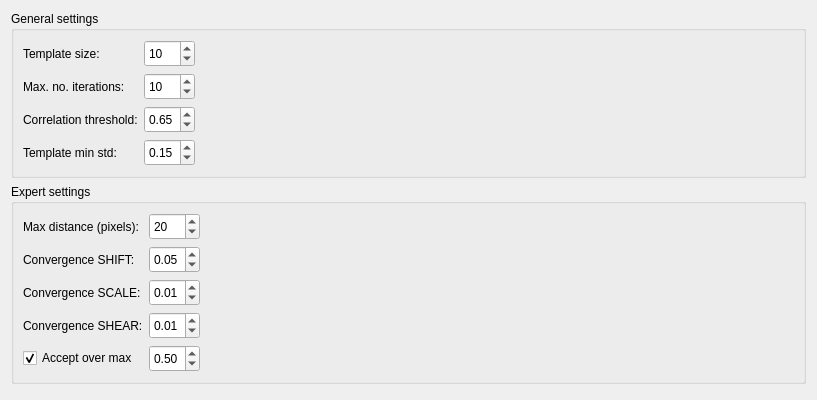
     <widget class="QWidget" name="tab_3">
      <attribute name="title">
       <string>Least-Squares Matching</string>
      </attribute>
      <layout class="QGridLayout" name="gridLayout_3">
       <item row="0" column="0">
        <widget class="QGroupBox" name="groupBox">
         <property name="title">
          <string>General settings</string>
         </property>
         <layout class="QGridLayout" name="gridLayout">
          <item row="0" column="0">
           <widget class="QLabel" name="label">
            <property name="text">
             <string>Template size:</string>
            </property>
           </widget>
          </item>
          <item row="0" column="1">
           <widget class="QSpinBox" name="spinBox3">
            <property name="minimumSize">
             <size>
              <width>0</width>
              <height>27</height>
             </size>
            </property>
            <property name="maximumSize">
             <size>
              <width>55</width>
              <height>27</height>
             </size>
            </property>
            <property name="minimum">
             <number>7</number>
            </property>
            <property name="maximum">
             <number>50</number>
            </property>
            <property name="value">
             <number>10</number>
            </property>
           </widget>
          </item>
          <item row="0" column="2">
           <spacer name="horizontalSpacer_3">
            <property name="orientation">
             <enum>Qt::Horizontal</enum>
            </property>
            <property name="sizeHint" stdset="0">
             <size>
              <width>446</width>
              <height>24</height>
             </size>
            </property>
           </spacer>
          </item>
          <item row="1" column="0">
           <widget class="QLabel" name="label_2">
            <property name="text">
             <string>Max. no. iterations:</string>
            </property>
           </widget>
          </item>
          <item row="1" column="1">
           <widget class="QSpinBox" name="spinBox4">
            <property name="minimumSize">
             <size>
              <width>0</width>
              <height>27</height>
             </size>
            </property>
            <property name="maximumSize">
             <size>
              <width>55</width>
              <height>27</height>
             </size>
            </property>
            <property name="minimum">
             <number>7</number>
            </property>
            <property name="maximum">
             <number>50</number>
            </property>
            <property name="value">
             <number>10</number>
            </property>
           </widget>
          </item>
          <item row="1" column="2">
           <spacer name="horizontalSpacer_4">
            <property name="orientation">
             <enum>Qt::Horizontal</enum>
            </property>
            <property name="sizeHint" stdset="0">
             <size>
              <width>446</width>
              <height>24</height>
             </size>
            </property>
           </spacer>
          </item>
          <item row="2" column="0">
           <widget class="QLabel" name="label_7">
            <property name="text">
             <string>Correlation threshold:</string>
            </property>
           </widget>
          </item>
          <item row="2" column="1">
           <widget class="QDoubleSpinBox" name="doubleSpinBox5">
            <property name="minimumSize">
             <size>
              <width>0</width>
              <height>27</height>
             </size>
            </property>
            <property name="minimum">
             <double>0.500000000000000</double>
            </property>
            <property name="maximum">
             <double>1.000000000000000</double>
            </property>
            <property name="singleStep">
             <double>0.010000000000000</double>
            </property>
            <property name="value">
             <double>0.650000000000000</double>
            </property>
           </widget>
          </item>
          <item row="2" column="2">
           <spacer name="horizontalSpacer_7">
            <property name="orientation">
             <enum>Qt::Horizontal</enum>
            </property>
            <property name="sizeHint" stdset="0">
             <size>
              <width>446</width>
              <height>24</height>
             </size>
            </property>
           </spacer>
          </item>
          <item row="3" column="0">
           <widget class="QLabel" name="label_8">
            <property name="text">
             <string>Template min std:</string>
            </property>
           </widget>
          </item>
          <item row="3" column="1">
           <widget class="QDoubleSpinBox" name="doubleSpinBox6">
            <property name="minimumSize">
             <size>
              <width>0</width>
              <height>27</height>
             </size>
            </property>
            <property name="minimum">
             <double>0.010000000000000</double>
            </property>
            <property name="maximum">
             <double>1.000000000000000</double>
            </property>
            <property name="singleStep">
             <double>0.010000000000000</double>
            </property>
            <property name="value">
             <double>0.150000000000000</double>
            </property>
           </widget>
          </item>
          <item row="3" column="2">
           <spacer name="horizontalSpacer_8">
            <property name="orientation">
             <enum>Qt::Horizontal</enum>
            </property>
            <property name="sizeHint" stdset="0">
             <size>
              <width>479</width>
              <height>18</height>
             </size>
            </property>
           </spacer>
          </item>
         </layout>
        </widget>
       </item>
       <item row="1" column="0">
        <widget class="QGroupBox" name="groupBox_2">
         <property name="minimumSize">
          <size>
           <width>0</width>
           <height>180</height>
          </size>
         </property>
         <property name="title">
          <string>Expert settings</string>
         </property>
         <layout class="QGridLayout" name="gridLayout_2">
          <item row="0" column="0">
           <widget class="QLabel" name="label_3">
            <property name="text">
             <string>Max distance (pixels):</string>
            </property>
           </widget>
          </item>
          <item row="0" column="1">
           <widget class="QSpinBox" name="spinBox7">
            <property name="minimumSize">
             <size>
              <width>0</width>
              <height>27</height>
             </size>
            </property>
            <property name="maximumSize">
             <size>
              <width>55</width>
              <height>27</height>
             </size>
            </property>
            <property name="minimum">
             <number>10</number>
            </property>
            <property name="maximum">
             <number>100</number>
            </property>
            <property name="value">
             <number>20</number>
            </property>
           </widget>
          </item>
          <item row="0" column="2">
           <spacer name="horizontalSpacer">
            <property name="orientation">
             <enum>Qt::Horizontal</enum>
            </property>
            <property name="sizeHint" stdset="0">
             <size>
              <width>443</width>
              <height>20</height>
             </size>
            </property>
           </spacer>
          </item>
          <item row="1" column="0">
           <widget class="QLabel" name="label_4">
            <property name="text">
             <string>Convergence SHIFT:</string>
            </property>
           </widget>
          </item>
          <item row="1" column="1">
           <widget class="QDoubleSpinBox" name="doubleSpinBox8">
            <property name="minimumSize">
             <size>
              <width>0</width>
              <height>27</height>
             </size>
            </property>
            <property name="minimum">
             <double>0.000000000000000</double>
            </property>
            <property name="maximum">
             <double>1.000000000000000</double>
            </property>
            <property name="singleStep">
             <double>0.010000000000000</double>
            </property>
            <property name="value">
             <double>0.050000000000000</double>
            </property>
           </widget>
          </item>
          <item row="1" column="2">
           <spacer name="horizontalSpacer_2">
            <property name="orientation">
             <enum>Qt::Horizontal</enum>
            </property>
            <property name="sizeHint" stdset="0">
             <size>
              <width>443</width>
              <height>20</height>
             </size>
            </property>
           </spacer>
          </item>
          <item row="2" column="0">
           <widget class="QLabel" name="label_5">
            <property name="text">
             <string>Convergence SCALE:</string>
            </property>
           </widget>
          </item>
          <item row="2" column="1">
           <widget class="QDoubleSpinBox" name="doubleSpinBox9">
            <property name="minimumSize">
             <size>
              <width>0</width>
              <height>27</height>
             </size>
            </property>
            <property name="minimum">
             <double>0.000000000000000</double>
            </property>
            <property name="maximum">
             <double>1.000000000000000</double>
            </property>
            <property name="singleStep">
             <double>0.010000000000000</double>
            </property>
            <property name="value">
             <double>0.010000000000000</double>
            </property>
           </widget>
          </item>
          <item row="2" column="2">
           <spacer name="horizontalSpacer_5">
            <property name="orientation">
             <enum>Qt::Horizontal</enum>
            </property>
            <property name="sizeHint" stdset="0">
             <size>
              <width>443</width>
              <height>20</height>
             </size>
            </property>
           </spacer>
          </item>
          <item row="3" column="0">
           <widget class="QLabel" name="label_6">
            <property name="text">
             <string>Convergence SHEAR:</string>
            </property>
           </widget>
          </item>
          <item row="3" column="1">
           <widget class="QDoubleSpinBox" name="doubleSpinBox10">
            <property name="minimumSize">
             <size>
              <width>0</width>
              <height>27</height>
             </size>
            </property>
            <property name="minimum">
             <double>0.000000000000000</double>
            </property>
            <property name="maximum">
             <double>1.000000000000000</double>
            </property>
            <property name="singleStep">
             <double>0.010000000000000</double>
            </property>
            <property name="value">
             <double>0.010000000000000</double>
            </property>
           </widget>
          </item>
          <item row="3" column="2">
           <spacer name="horizontalSpacer_6">
            <property name="orientation">
             <enum>Qt::Horizontal</enum>
            </property>
            <property name="sizeHint" stdset="0">
             <size>
              <width>443</width>
              <height>20</height>
             </size>
            </property>
           </spacer>
          </item>
          <item row="4" column="0">
           <widget class="QCheckBox" name="checkBox">
            <property name="text">
             <string>Accept over max</string>
            </property>
            <property name="checked">
             <bool>true</bool>
            </property>
           </widget>
          </item>
          <item row="4" column="1">
           <widget class="QDoubleSpinBox" name="doubleSpinBox17">
            <property name="minimumSize">
             <size>
              <width>0</width>
              <height>27</height>
             </size>
            </property>
            <property name="minimum">
             <double>0.010000000000000</double>
            </property>
            <property name="maximum">
             <double>1.000000000000000</double>
            </property>
            <property name="singleStep">
             <double>0.100000000000000</double>
            </property>
            <property name="value">
             <double>0.500000000000000</double>
            </property>
           </widget>
          </item>
          <item row="4" column="2">
           <spacer name="horizontalSpacer_16">
            <property name="orientation">
             <enum>Qt::Horizontal</enum>
            </property>
            <property name="sizeHint" stdset="0">
             <size>
              <width>594</width>
              <height>20</height>
             </size>
            </property>
           </spacer>
          </item>
         </layout>
        </widget>
       </item>
       <item row="2" column="0">
        <spacer name="verticalSpacer_2">
         <property name="orientation">
          <enum>Qt::Vertical</enum>
         </property>
         <property name="sizeHint" stdset="0">
          <size>
           <width>20</width>
           <height>5</height>
          </size>
         </property>
        </spacer>
       </item>
      </layout>
     </widget>
